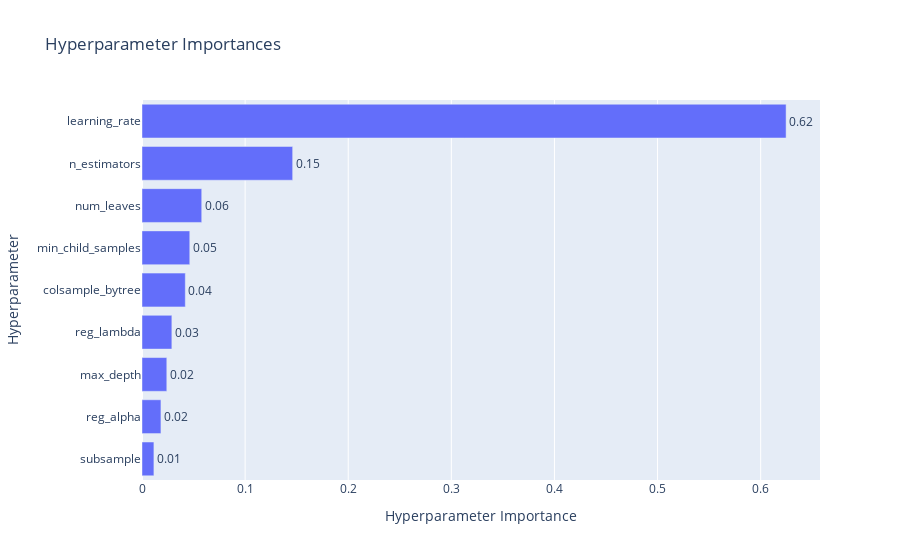

The code cell stored with this chart in its notebook:
### Code cell
vis.plot_param_importances(study=study_lgbm)

### Figure 1 — Plotly figure (JSON) as saved in the notebook; plotly's stock layout.template omitted (floating-point values rounded to 4 significant figures)
{"data": [{"cliponaxis": false, "hovertemplate": ["subsample (FloatDistribution): 0.011549906789168798<extra></extra>", "reg_alpha (FloatDistribution): 0.018371144645776803<extra></extra>", "max_depth (IntDistribution): 0.024055988752739968<extra></extra>", "reg_lambda (FloatDistribution): 0.028956722354829215<extra></extra>", "colsample_bytree (FloatDistribution): 0.04200992687457207<extra></extra>", "min_child_samples (IntDistribution): 0.0463313701586235<extra></extra>", "num_leaves (IntDistribution): 0.05792524967146946<extra></extra>", "n_estimators (IntDistribution): 0.14612695238263934<extra></extra>", "learning_rate (FloatDistribution): 0.6246727383701809<extra></extra>"], "name": "Objective Value", "orientation": "h", "text": ["0.01", "0.02", "0.02", "0.03", "0.04", "0.05", "0.06", "0.15", "0.62"], "textposition": "outside", "type": "bar", "x": [0.01155, 0.01837, 0.02406, 0.02896, 0.04201, 0.04633, 0.05793, 0.1461, 0.6247], "y": ["subsample", "reg_alpha", "max_depth", "reg_lambda", "colsample_bytree", "min_child_samples", "num_leaves", "n_estimators", "learning_rate"]}], "layout": {"title": {"text": "Hyperparameter Importances"}, "xaxis": {"title": {"text": "Hyperparameter Importance"}}, "yaxis": {"title": {"text": "Hyperparameter"}}}}
